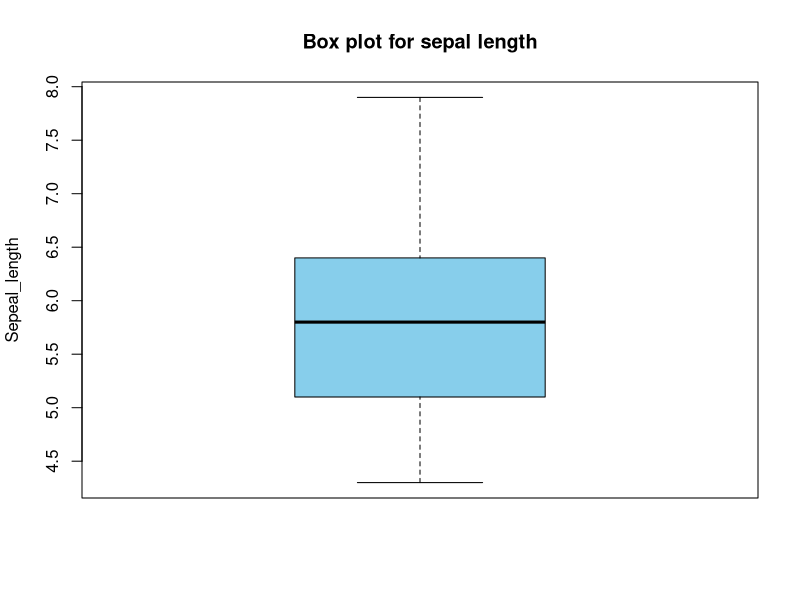

R code for this plot:
data(iris)

str(iris)
View(iris)
class(iris)

boxplot(iris$Sepal.Length, main = "Box plot for sepal length", ylab = "Sepeal_length", col="skyblue")
